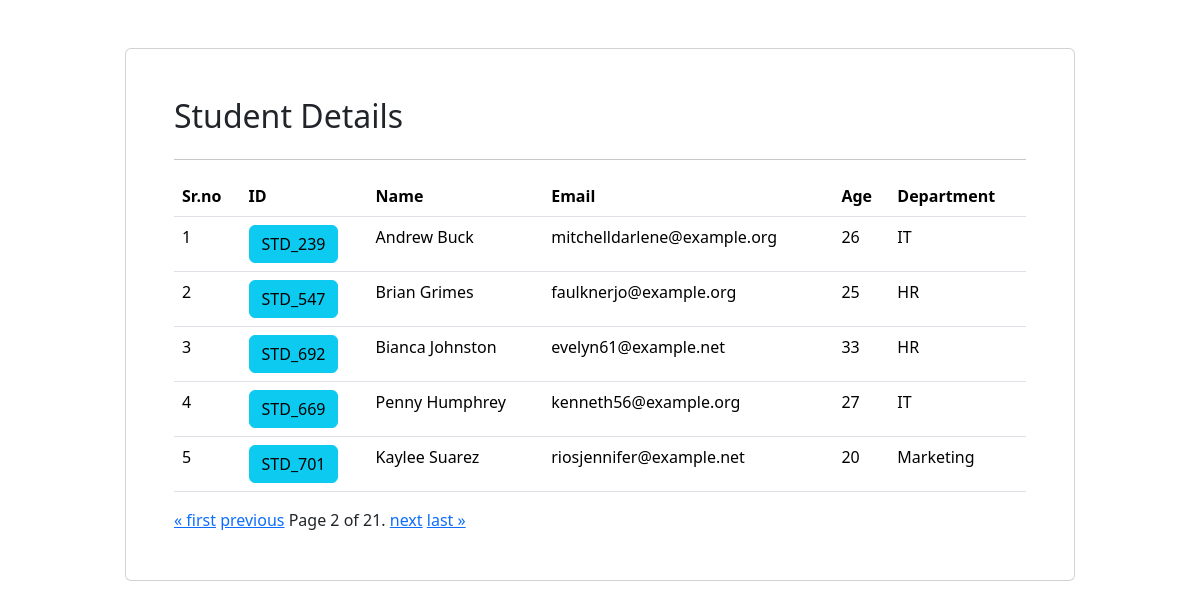
Screenshot of /?page=2 with the database file from the repository.
### app/models.py (models this page shows)
class student(models.Model):
    dept = models.ForeignKey(department,on_delete=models.CASCADE)
    stid = models.ForeignKey(stid,on_delete=models.CASCADE)
    name = models.CharField(max_length=20)
    email = models.CharField(max_length=50)
    age = models.IntegerField()

class stid(models.Model):
    stid = models.CharField(max_length=10)

class department(models.Model):
    name = models.CharField(max_length=20)

### app/views.py (the view)
# urls.py: path('',index,name="index"),
def index(request):
    allstudents = student.objects.all()
    paginator = Paginator(allstudents, 5)
    page_number = request.GET.get("page")
    page_obj = paginator.get_page(page_number)
    return render(request,"index.html",{"students":page_obj})

### app/templates/index.html (shortened to what this page needs)
<!DOCTYPE html>
<html lang="en">
<head>
    <link href="https://cdn.jsdelivr.net/npm/bootstrap@5.3.6/dist/css/bootstrap.min.css" rel="stylesheet">
</head>
<body>
    <div class="container">
        <div class="row">
            <div class="col-10 mx-auto card p-5 mt-5">
                <table class="table">
                    <h2>Student Details</h2>
                    <hr>
                    <tr>
                        <th>Sr.no</th>
                        <th>ID</th>
                        <th>Name</th>
                        <th>Email</th>
                        <th>Age</th>
                        <th>Department</th>
                    </tr>
                    {%for std in students%}
                    <tr>
                        <td>{{forloop.counter}}</td>
                        <td><a href="{%url 'marksheet'%}?id={{std.id}}" class="btn btn-info">{{std.stid.stid}}</a></td>
                        <td>{{std.name}}</td>
                        <td>{{std.email}}</td>
                        <td>{{std.age}}</td>
                        <td>{{std.dept.name}}</td>
                    </tr>
                    {%endfor%}
                </table>
                <div class="pagination">
                    <span class="step-links">
                        {% if students.has_previous %}
                            <a href="?page=1">&laquo; first</a>
                            <a href="?page={{ students.previous_page_number }}">previous</a>
                        {% endif %}
                        <span class="current">
                            Page {{ students.number }} of {{ students.paginator.num_pages }}.
                        </span>
                        {% if students.has_next %}
                            <a href="?page={{ students.next_page_number }}">next</a>
                            <a href="?page={{ students.paginator.num_pages }}">last &raquo;</a>
                        {% endif %}
                    </span>
                </div>
            </div>
        </div>
    </div>
</body>
</html>

### rows the page displays
student: stid.stid "STD_239", name "Andrew Buck", email "mitchelldarlene@example.org", age "26", dept.name "IT"
student: stid.stid "STD_547", name "Brian Grimes", email "faulknerjo@example.org", age "25", dept.name "HR"
student: stid.stid "STD_692", name "Bianca Johnston", email "evelyn61@example.net", age "33", dept.name "HR"
student: stid.stid "STD_669", name "Penny Humphrey", email "kenneth56@example.org", age "27", dept.name "IT"
student: stid.stid "STD_701", name "Kaylee Suarez", email "riosjennifer@example.net", age "20", dept.name "Marketing"

### other values shown
{{ students.number }} "2"
{{ students.paginator.num_pages }} "21"
